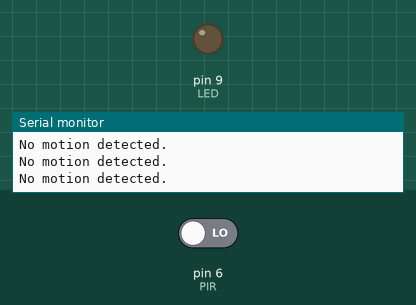
Recording of a sketch running on a simulated Arduino Uno, built with avr-gcc and run on an emulated ATmega328P. On the bench: output pins drawn as LEDs (lit = HIGH), the last lines printed to the serial monitor. Inputs (shaded band) come from the test bench; at power-on: pin 6 (PIR) LOW.

Above: at 2.8 s.
2.9 s: pin 6 (PIR) driven HIGH
At 3.3 s:
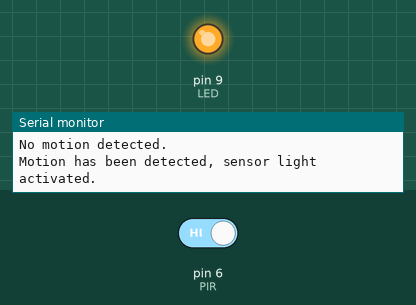
Timing chart, 0 to 10.5 s (numbered marks = the images above; inputs shaded):
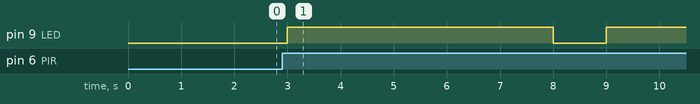

The sketch:

SensorLight.ino
```cpp
/*
	SENSOR LIGHT
    Written by: Sarah Osse

  	This sketch is of a basic sensor light.
  	It does the following:

  		- receives input from the PIR motion sensor every 1 second
  		- if motion is detected, the LED is turned on for 5 seconds
  		- if motion is not detected, no action is taken

  	The motion status (detected/not detected)
  	and the LED/sensor light activation (activated/disactivated)
  	are printed to the Serial Monitor.

*/

const int LED = 9;
const int PIR = 6;

void setup()
{
	pinMode(LED, OUTPUT);
	pinMode(PIR, INPUT);
  	Serial.begin(9600);
}

void loop()
{
  	// read the input value from motion sensor
	int value= digitalRead(PIR);

  	// determine whether any motion detected
  	// if motion DETECTED:
	if (value == HIGH)
	{
      	// turn the LED on
		digitalWrite(LED, HIGH);
      	// print to serial monitor
      	Serial.println("Motion has been detected, sensor light activated.");
      	// wait 5 seconds
		delay(5000);
      	// turn LED off
		digitalWrite(LED, LOW);
      	// print to serial monitor
      	Serial.println("Sensor light off.");
	}

  	// if motion NOT DETECTED
	else
	{
      	// keep LED off
		digitalWrite(LED, LOW);
      	// print to serial monitor
      	Serial.println("No motion detected.");
	}

  // detect motion every 1 second
  delay(1000);
}
```

Measured:
- after the input at 2.9 s, pin 9 (LED): LOW → HIGH after 0.10 s, → LOW 5.0 s later, → HIGH 1.0 s later
